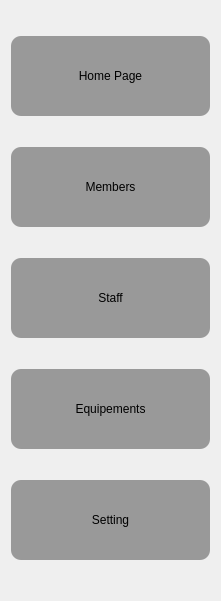
   <widget class="QWidget" name="verticalLayoutWidget">
    <property name="geometry">
     <rect>
      <x>40</x>
      <y>30</y>
      <width>221</width>
      <height>601</height>
     </rect>
    </property>
    <layout class="QVBoxLayout" name="verticalLayout">
     <item>
      <widget class="QPushButton" name="pushButton_3">
       <property name="cursor">
        <cursorShape>PointingHandCursor</cursorShape>
       </property>
       <property name="styleSheet">
        <string notr="true">height:80px;
border-radius:10px;
background-color: rgb(153, 153, 153);
color:black;
font: 700 11pt &quot;Segoe UI&quot;;
</string>
       </property>
       <property name="text">
        <string>Home Page</string>
       </property>
       <property name="icon">
        <iconset resource="icons.qrc">
         <normaloff>:/icon/icons/accueil.png</normaloff>:/icon/icons/accueil.png</iconset>
       </property>
       <property name="iconSize">
        <size>
         <width>30</width>
         <height>30</height>
        </size>
       </property>
      </widget>
     </item>
     <item>
      <widget class="QPushButton" name="pushButton_2">
       <property name="cursor">
        <cursorShape>PointingHandCursor</cursorShape>
       </property>
       <property name="styleSheet">
        <string notr="true">height:80px;
border-radius:10px;
background-color: rgb(153, 153, 153);
color:black;
font: 700 11pt &quot;Segoe UI&quot;;
</string>
       </property>
       <property name="text">
        <string>Members</string>
       </property>
       <property name="icon">
        <iconset resource="icons.qrc">
         <normaloff>:/icon/icons/musculation.png</normaloff>:/icon/icons/musculation.png</iconset>
       </property>
       <property name="iconSize">
        <size>
         <width>30</width>
         <height>30</height>
        </size>
       </property>
      </widget>
     </item>
     <item>
      <widget class="QPushButton" name="pushButton_4">
       <property name="cursor">
        <cursorShape>PointingHandCursor</cursorShape>
       </property>
       <property name="styleSheet">
        <string notr="true">height:80px;
border-radius:10px;
background-color: rgb(153, 153, 153);
color:black;
font: 700 11pt &quot;Segoe UI&quot;;
</string>
       </property>
       <property name="text">
        <string>Staff</string>
       </property>
       <property name="icon">
        <iconset resource="icons.qrc">
         <normaloff>:/icon/icons/entraineur.png</normaloff>:/icon/icons/entraineur.png</iconset>
       </property>
       <property name="iconSize">
        <size>
         <width>30</width>
         <height>30</height>
        </size>
       </property>
      </widget>
     </item>
     <item>
      <widget class="QPushButton" name="pushButton">
       <property name="cursor">
        <cursorShape>PointingHandCursor</cursorShape>
       </property>
       <property name="styleSheet">
        <string notr="true">height:80px;
border-radius:10px;
background-color: rgb(153, 153, 153);
color:black;
font: 700 11pt &quot;Segoe UI&quot;;

</string>
       </property>
       <property name="text">
        <string>Equipements</string>
       </property>
       <property name="icon">
        <iconset resource="icons.qrc">
         <normaloff>:/icon/icons/gym.png</normaloff>:/icon/icons/gym.png</iconset>
       </property>
       <property name="iconSize">
        <size>
         <width>30</width>
         <height>30</height>
        </size>
       </property>
      </widget>
     </item>
     <item>
      <widget class="QPushButton" name="pushButton_28">
       <property name="cursor">
        <cursorShape>PointingHandCursor</cursorShape>
       </property>
       <property name="styleSheet">
        <string notr="true">height:80px;
border-radius:10px;
background-color: rgb(153, 153, 153);
color:black;
font: 700 11pt &quot;Segoe UI&quot;;
</string>
       </property>
       <property name="text">
        <string>Setting</string>
       </property>
       <property name="icon">
        <iconset>
         <normaloff>icons/parametres-cog.png</normaloff>icons/parametres-cog.png</iconset>
       </property>
       <property name="iconSize">
        <size>
         <width>30</width>
         <height>30</height>
        </size>
       </property>
      </widget>
     </item>
    </layout>
   </widget>
